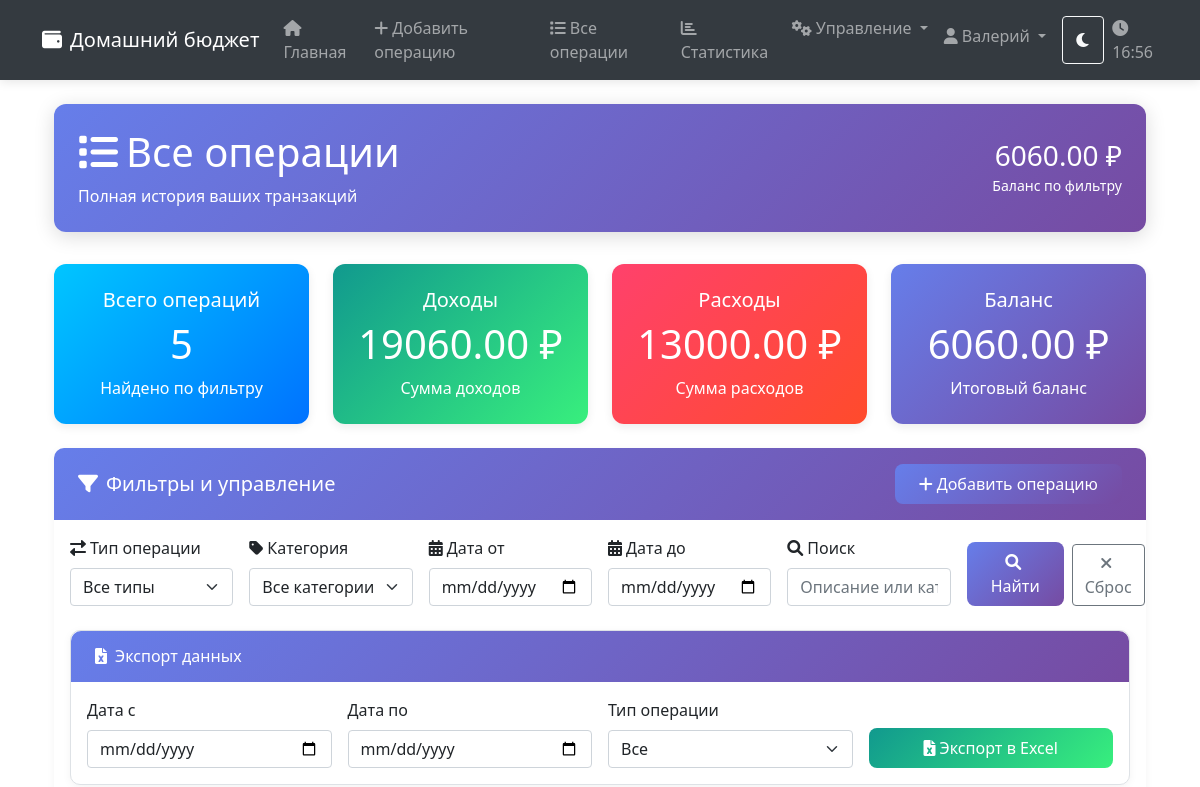
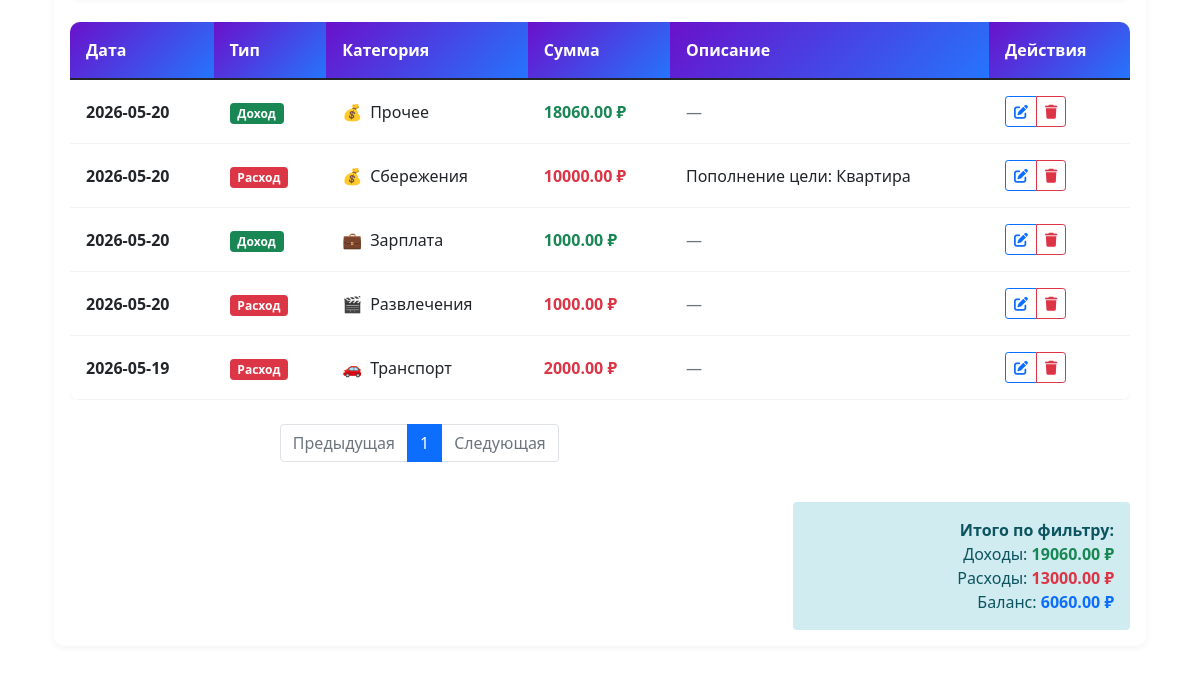
The page /transactions (signed in) on the database as committed earlier (2 pictures, top to bottom).
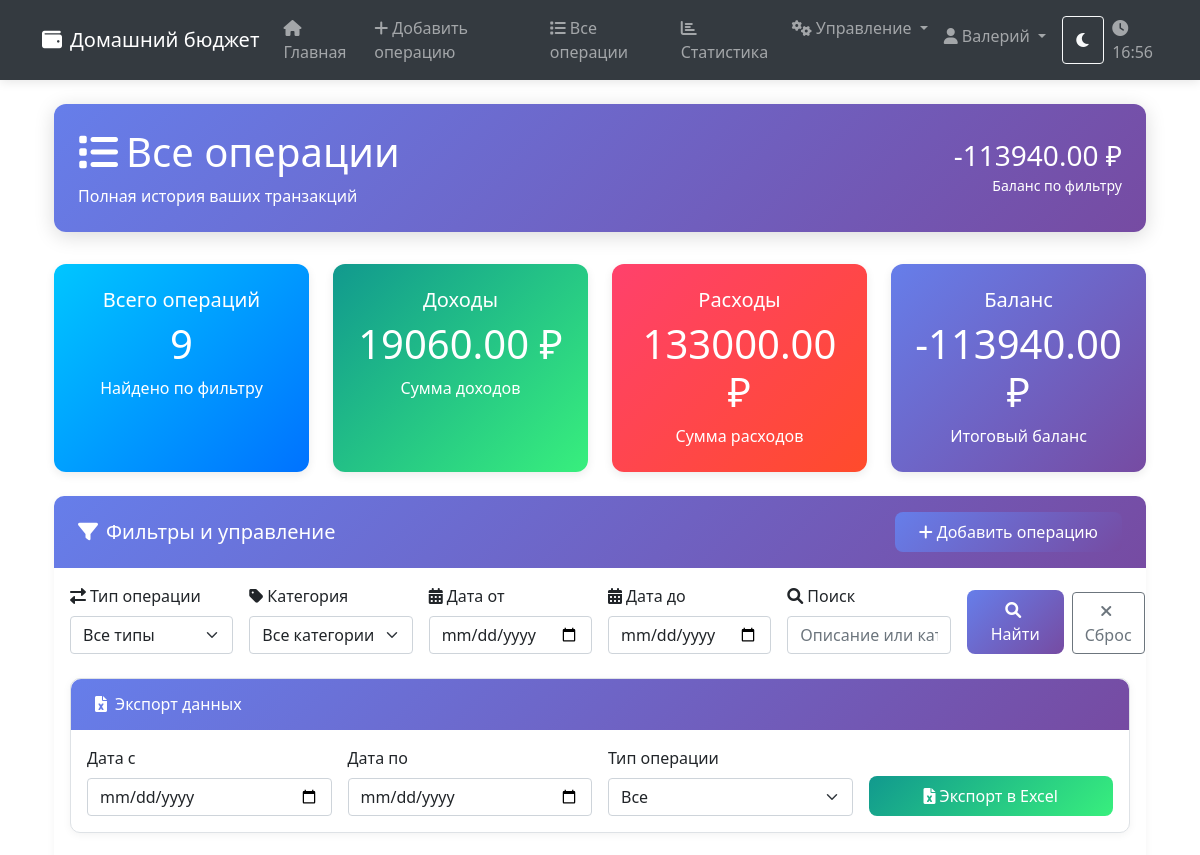
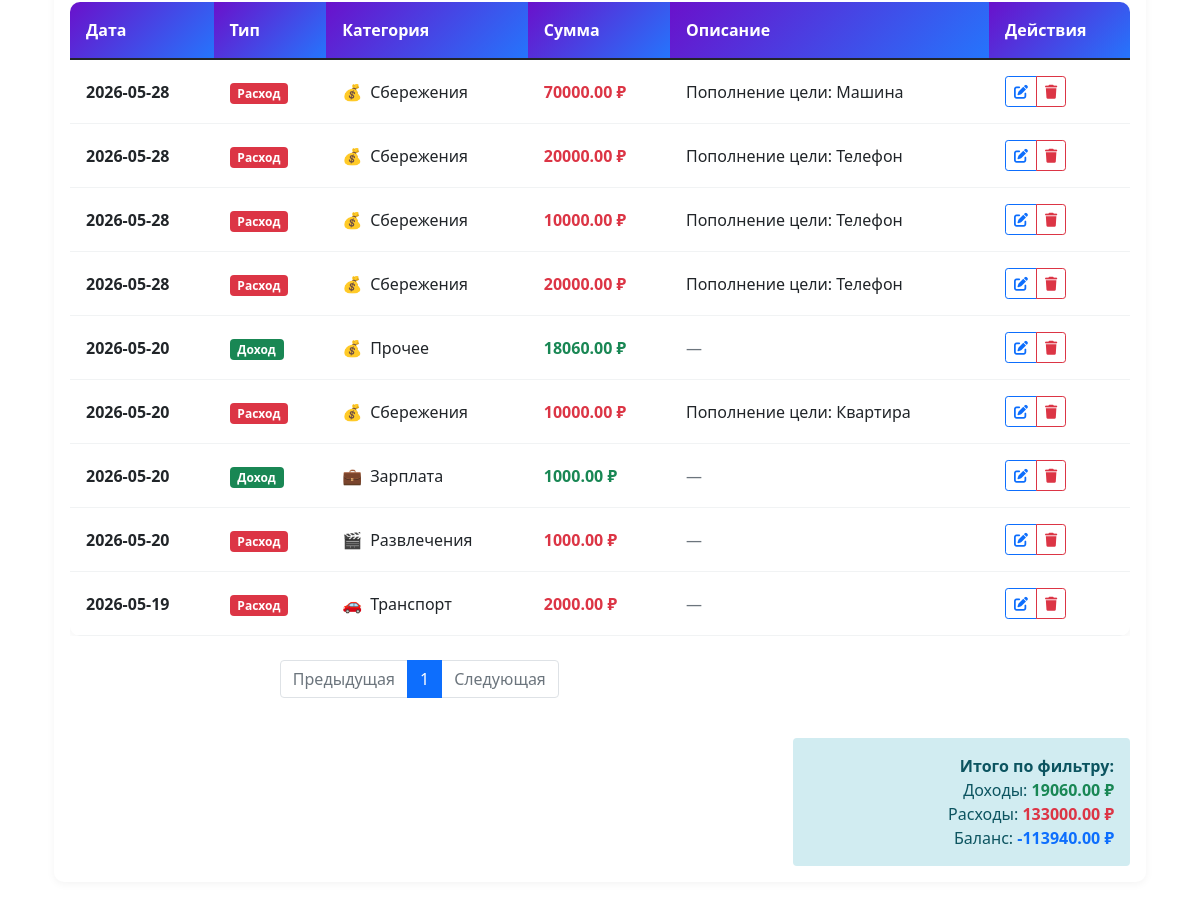
The same page on the database as committed later (2 pictures, top to bottom).
### tables this page shows
CREATE TABLE transactions (
            id INTEGER PRIMARY KEY AUTOINCREMENT,
            type TEXT CHECK(type IN ('income', 'expense')) NOT NULL,
            amount REAL NOT NULL,
            category_id INTEGER,
            description TEXT,
            date DATE NOT NULL,
            created_at TIMESTAMP DEFAULT CURRENT_TIMESTAMP,
            user_id INTEGER,
            FOREIGN KEY (category_id) REFERENCES categories (id),
            FOREIGN KEY (user_id) REFERENCES users (id)
        );

CREATE TABLE categories (
            id INTEGER PRIMARY KEY AUTOINCREMENT,
            name TEXT NOT NULL,
            type TEXT CHECK(type IN ('income', 'expense')) NOT NULL,
            icon TEXT,
            color TEXT,
            created_at TIMESTAMP DEFAULT CURRENT_TIMESTAMP
        );

### routes/transaction_routes.py (the view, shortened to what this page needs)
    @app.route('/transactions')
    @login_required
    def view_transactions():
        with get_db_connection() as conn:
            filter_type = request.args.get('type', 'all')
            filter_category = request.args.get('category', 'all')
            start_date = request.args.get('start_date')
            end_date = request.args.get('end_date')
            search = request.args.get('search', '').strip()
            query = '''
                SELECT t.*, c.name as category_name, c.icon as category_icon
                FROM transactions t
                LEFT JOIN categories c ON t.category_id = c.id
                WHERE t.user_id = ?
            '''
            params = [session['user_id']]
            if filter_type != 'all':
                query += ' AND t.type = ?'
                params.append(filter_type)
            if filter_category != 'all':
                query += ' AND t.category_id = ?'
                params.append(filter_category)
            if start_date:
                query += ' AND t.date >= ?'
                params.append(start_date)
            if end_date:
                query += ' AND t.date <= ?'
                params.append(end_date)
            query += ' ORDER BY t.date DESC, t.created_at DESC'
            transactions = conn.execute(query, params).fetchall()
            categories = conn.execute('SELECT * FROM categories').fetchall()
        return render_template(
            'transactions.html',
            transactions=transactions,
            categories=categories,
            filter_type=filter_type,
            filter_category=filter_category,
            start_date=start_date,
            end_date=end_date,
            search=search
        )

### app.py (called while the page is built)
def get_moscow_time():
    moscow_tz = pytz.timezone("Europe/Moscow")
    return datetime.now(moscow_tz)

@app.context_processor
def utility_processor():
    return dict(get_moscow_time=get_moscow_time)

### auth_utils.py (called while the page is built)
def login_required(f):
    @wraps(f)
    def decorated_function(*args, **kwargs):
        if 'user_id' not in session:
            flash('Пожалуйста, войдите в систему', 'error')
            return redirect(url_for('login'))
        return f(*args, **kwargs)
    return decorated_function

### database.py (called while the page is built)
def get_db_connection():
    BASE_DIR = os.path.dirname(os.path.abspath(__file__))
    DATABASE_PATH = os.path.join(BASE_DIR, 'budget.db')
    conn = sqlite3.connect(DATABASE_PATH)
    conn.row_factory = sqlite3.Row
    return conn

### templates/transactions.html (shortened to what the changed rows need)
{% extends "base.html" %}
{% block content %}
<div class="container-fluid fade-in">
    <div class="page-header">
        <div class="d-flex justify-content-between align-items-center">
            <div>
                <h1><i class="fas fa-list me-2"></i>Все операции</h1>
            </div>
            <div class="text-end">
                {% set total_inc = transactions|selectattr('type', 'equalto', 'income')|map(attribute='amount')|sum %}
                {% set total_exp = transactions|selectattr('type', 'equalto', 'expense')|map(attribute='amount')|sum %}
                <h3 class="mb-0">{{ "%.2f"|format(total_inc - total_exp) }} ₽</h3>
                <small>Баланс по фильтру</small>
            </div>
        </div>
    </div>
    {% set total_income = transactions|selectattr('type', 'equalto', 'income')|map(attribute='amount')|sum %}
    {% set total_expense = transactions|selectattr('type', 'equalto', 'expense')|map(attribute='amount')|sum %}
    <div class="row mb-4">
        <div class="col-md-3">
            <div class="stat-card stat-card-info">
                <div class="card-body text-center">
                    <h5>Всего операций</h5>
                    <h2 class="display-6">{{ transactions|length }}</h2>
                    <p class="mb-0">Найдено по фильтру</p>
                </div>
            </div>
        </div>
        <div class="col-md-3">
            <div class="stat-card stat-card-success">
                <div class="card-body text-center">
                    <h2 class="display-6">{{ "%.2f"|format(total_income) }} ₽</h2>
                </div>
            </div>
        </div>
        <div class="col-md-3">
            <div class="stat-card stat-card-danger">
                <div class="card-body text-center">
                    <h5>Расходы</h5>
                    <h2 class="display-6">{{ "%.2f"|format(total_expense) }} ₽</h2>
                    <p class="mb-0">Сумма расходов</p>
                </div>
            </div>
        </div>
        <div class="col-md-3">
            <div class="stat-card stat-card-primary">
                <div class="card-body text-center">
                    <h5>Баланс</h5>
                    <h2 class="display-6">{{ "%.2f"|format(total_income - total_expense) }} ₽</h2>
                    <p class="mb-0">Итоговый баланс</p>
                </div>
            </div>
        </div>
    </div>
    <div class="card form-card">
        <div class="card-body">
            {% if transactions %}
            <div class="table-responsive">
                <table class="table table-modern">
                    <thead>
                        <tr>
                            <th>Дата</th>
                            <th>Тип</th>
                            <th>Категория</th>
                            <th>Сумма</th>
                            <th>Описание</th>
                            <th>Действия</th>
                        </tr>
                    </thead>
                    <tbody>
                        {% for trans in transactions %}
                        <tr>
                            <td class="fw-bold">{{ trans.date }}</td>
                            <td>{% if trans.type == 'income' %}<span class="badge bg-success">Доход</span>{% else %}<span class="badge bg-danger">Расход</span>{% endif %}</td>
                            <td><div class="d-flex align-items-center">{% if trans.category_icon %}<span class="me-2">{{ trans.category_icon }}</span>{% endif %}<span>{{ trans.category_name or 'Без категории' }}</span></div></td>
                            <td class="{% if trans.type == 'income' %}text-success fw-bold{% else %}text-danger fw-bold{% endif %}">{{ "%.2f"|format(trans.amount) }} ₽</td>
                            <td>{% if trans.description %}{{ trans.description }}{% else %}<span class="text-muted">—</span>{% endif %}</td>
                            <td>
                                <div class="btn-group btn-group-sm" role="group">
                                    <a href="{{ url_for('edit_transaction', transaction_id=trans.id) }}" class="btn btn-outline-primary" title="Редактировать"><i class="fas fa-edit"></i></a>
                                    <a href="{{ url_for('delete_transaction', transaction_id=trans.id) }}" class="btn btn-outline-danger" title="Удалить" onclick="return confirm('Вы точно хотите удалить эту операцию?')"><i class="fas fa-trash"></i></a>
                                </div>
                            </td>
                        </tr>
                        {% endfor %}
                    </tbody>
                </table>
            </div>
            {% endif %}
            <div class="row mt-4">
                <div class="col-md-4 text-end">
                    <div class="p-3 rounded" style="background-color: #d1ecf1; color: #0c5460;">
                        <strong>Итого по фильтру:</strong><br>
                        Доходы: <span class="text-success fw-bold">{{ "%.2f"|format(total_income) }} ₽</span><br>
                        Расходы: <span class="text-danger fw-bold">{{ "%.2f"|format(total_expense) }} ₽</span><br>
                        Баланс: <span class="text-primary fw-bold">{{ "%.2f"|format(total_income - total_expense) }} ₽</span>
                    </div>
                </div>
            </div>
        </div>
    </div>
</div>
{% endblock %}

Rows that differ between the two databases and show on the page:
added transactions: type "Расход", amount "70000.00"
added transactions: type "Расход", amount "20000.00"
added transactions: type "Расход", amount "10000.00"
added transactions: type "Расход", amount "20000.00"
Other text that changed with them:
{{ "%.2f"|format(total_inc - total_exp) }}: "6060.00" → "-113940.00"
{{ transactions|length }}: "5" → "9"
{{ "%.2f"|format(total_expense) }}: "13000.00" → "133000.00"
{{ "%.2f"|format(total_income - total_expense) }}: "6060.00" → "-113940.00"
